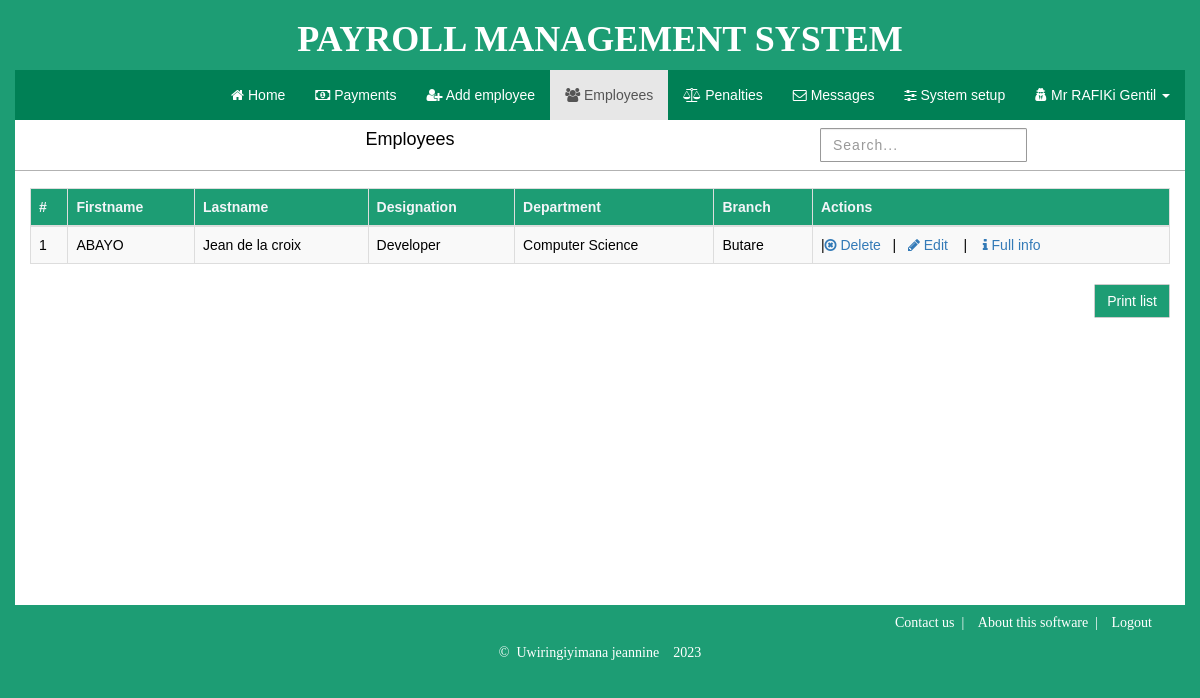
Screenshot of /employees.php (signed in) with the database file from the repository.
### tables this page shows
CREATE TABLE `employees` (
  `id` int(12) NOT NULL,
  `firstname` varchar(60) NOT NULL,
  `lastname` varchar(60) NOT NULL,
  `gender` varchar(10) NOT NULL,
  `dateOfBirth` varchar(12) NOT NULL,
  `phone` varchar(10) NOT NULL,
  `address` varchar(255) NOT NULL,
  `picture` varchar(200) NOT NULL,
  `branch` varchar(100) NOT NULL,
  `designation` varchar(100) NOT NULL,
  `department` varchar(100) NOT NULL,
  `joinDate` varchar(12) NOT NULL,
  `salary` int(12) NOT NULL,
  `assurance` varchar(12) NOT NULL,
  `deductions` int(12) NOT NULL,
  `BankAccountNo` varchar(24) NOT NULL,
  `type` varchar(60) NOT NULL,
  `username` varchar(30) NOT NULL,
  `password` varchar(255) NOT NULL
);

CREATE TABLE `departments` (
  `dept_id` int(12) NOT NULL,
  `dept_name` varchar(30) NOT NULL,
  `savedBy` int(12) NOT NULL,
  `last_updated` int(200) NOT NULL,
  `last_updated_by` int(12) NOT NULL
);

CREATE TABLE `branches` (
  `branch_id` int(12) NOT NULL,
  `branch_name` varchar(60) NOT NULL,
  `phone_contact` varchar(10) NOT NULL,
  `savedBy` int(12) NOT NULL,
  `last_updated_by` int(12) NOT NULL,
  `last_updated` int(12) NOT NULL
);

### includes/employees.php (the view, shortened to what this page needs)
<div class="row">
	<div class="col-md-12">
		<?php
		$query = mysqli_query($conn,'SELECT employees.*,branches.branch_name,departments.dept_name FROM employees,branches,departments WHERE branches.branch_id=employees.branch AND departments.dept_id=employees.department');
		if (mysqli_num_rows($query)>0) {
		?>
	<div class="col-md-12 second-header">
		<div class="col-md-8"><h4 class="center">Employees</h4></div>
		<span class="iki">
		<div class="col-md-4 right"><form class="navbar-form searchForm"></span>
			<div class="form-group"><input type="text" class="form-control" id="search" name="search" placeholder="Search..."/></div>
			 </form></div>
	</div>
	<div class="col-md-12 results"></div>
	<div class="col-md-12 employees">
		<span class="col-md-6 col-md-push-3 col-md-pull-3">
	</span>
	<table class="table table-bordered table-striped table-hover">
		<thead>
			<tr><th>#</th><th>Firstname</th><th>Lastname</th><th>Designation</th><th>Department</th><th>Branch</th><th>Actions</th></tr>
		</thead>
		<tbody>
		<?php
		$incr=1;
		$query = mysqli_query($conn,"SELECT employees.*,branches.branch_name,departments.dept_name FROM employees,branches,departments WHERE employees.id!='{$_SESSION['id']}' AND branches.branch_id=employees.branch AND departments.dept_id=employees.department ORDER BY employees.firstname ASC limit 20");
		while ($fet=mysqli_fetch_array($query)) {
			echo '<tr><td>'.$incr.'</td><td>'.ucfirst($fet['firstname']).'</td><td>'.ucfirst($fet['lastname']).'</td><td>'.ucfirst($fet['designation']).'</td><td>'.ucfirst($fet['dept_name']).'</td><td>'.ucfirst($fet['branch_name']).'</td><td>  |<a href="employees.php?del='.$fet['id'].'"><i class="fa fa-times-circle-o"></i> Delete</a>&nbsp;&nbsp; | &nbsp;&nbsp;<a href="admin.php?edit='.$fet['id'].'"><i class="fa fa-pencil"></i> Edit</a>&nbsp;&nbsp;&nbsp; | &nbsp;&nbsp;&nbsp;<a href="employees.php?view='.$fet['id'].'"><i class="fa fa-info"></i> Full info</a></td></tr>' ;
			$incr++;
		}
		?>
	</tbody>
	</table>
</div>
		<?php
		}
		?>
	</div>
</div>
<div class="col-md-12 text-right">
		<?php
		$pay_date=(mysqli_fetch_array(mysqli_query($conn,"SELECT payment_date FROM payments"))[0]);
		$month_start=$pay_date-2592000;
		if ((time()-$month_start)>=2592000) {
		echo '<button class="btn btn-default command-pay">Print list</button>';
		}
		?>
	</div>

### css/custom-styles.css (style rules this page uses)
body { overflow-x: hidden; color: #000; padding-bottom: 0px; margin-bottom: 0px; font-family: sans-serif; color: #000; background-color: #1d9d74; }
.center { text-align: center; }
.form-control,.btn { border-radius: 1.5px; }
.form-control { border-color: rgba(0,0,0,0.4); }
form label,form input[type='text'],form select,form select option { letter-spacing: 1px; }
.right { float: right; }
.second-header { border-bottom: 1px solid rgba(0,0,0,0.3); }
.employees { padding-top:15px; display:none; }
.employees thead,.results thead { background-color:#1d9d74;color:#F3F4F8; }
.command-pay,.command-pay:focus { background-color: #1d9d74; color: #fff; }

### includes/header.php (style rules this page uses)
.footerr,.nav, .btn { display: none; }
* { top: 0px; font-size: 12px; }

### rows the page displays
employees: firstname "ABAYO", lastname "Jean de la croix", designation "Developer", departments.dept_name "Computer Science", branches.branch_name "Butare"

### other values shown
$_SESSION['quickName'] "Mr RAFIKi Gentil"
